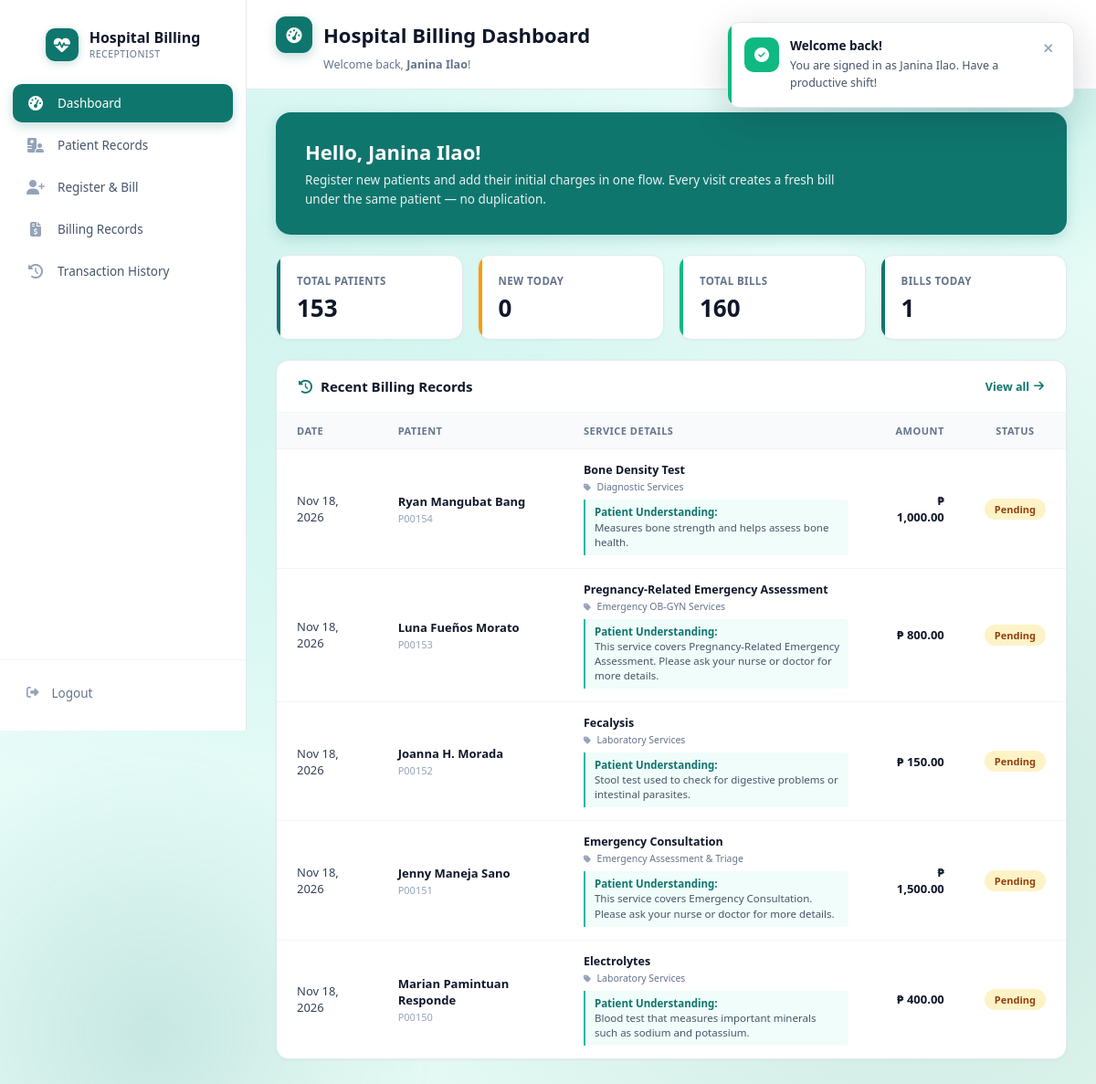
Page /frontdesk_dashboard.php (signed in) on the committed database.
### tables this page shows
CREATE TABLE `billing_records` (
  `id` int(11) NOT NULL,
  `patient_db_id` int(11) DEFAULT NULL,
  `patient_id` varchar(20) DEFAULT NULL,
  `patient_name` varchar(255) NOT NULL,
  `service_id` int(11) DEFAULT NULL,
  `service_description` text NOT NULL,
  `category` varchar(100) DEFAULT NULL,
  `predicted_category` varchar(100) DEFAULT NULL,
  `actual_category` varchar(100) DEFAULT NULL,
  `matched_rule` varchar(150) DEFAULT NULL,
  `matched_rule_id` int(11) DEFAULT NULL,
  `matched_keyword` varchar(100) DEFAULT NULL,
  `patient_explanation` text DEFAULT NULL,
  `processing_time_ms` int(11) DEFAULT NULL,
  `quantity` int(11) NOT NULL DEFAULT 1,
  `amount` decimal(12,2) NOT NULL DEFAULT 0.00,
  `total_amount` decimal(12,2) NOT NULL DEFAULT 0.00,
  `charge_amount` decimal(12,2) NOT NULL DEFAULT 0.00,
  `insurance_coverage` decimal(12,2) NOT NULL DEFAULT 0.00,
  `discount` decimal(12,2) NOT NULL DEFAULT 0.00,
  `amount_paid` decimal(12,2) NOT NULL DEFAULT 0.00,
  `status` enum('Pending','Processing','Paid') NOT NULL DEFAULT 'Pending',
  `date` date NOT NULL,
  `notes` text DEFAULT NULL,
  `remarks` text DEFAULT NULL,
  `created_by` int(11) DEFAULT NULL,
  `created_at` datetime NOT NULL DEFAULT current_timestamp(),
  `updated_at` datetime NOT NULL DEFAULT current_timestamp() ON UPDATE current_timestamp(),
  `is_archived` tinyint(1) DEFAULT 0,
  `is_voided` tinyint(1) DEFAULT 0,
  `void_reason` text DEFAULT NULL,
  `voided_by` int(11) DEFAULT NULL,
  `voided_at` datetime DEFAULT NULL
);

### frontdesk_dashboard.php (the view, shortened to what this page needs)
<?php
require_once 'config.php';
require_once 'explanation_helper.php';
$user_name = $_SESSION['username'] ?? 'User';
$full_name = $_SESSION['full_name'] ?? $user_name;
$user_role = $_SESSION['role'] ?? 'User';
$sidebar_brand = 'Hospital Billing';
$sidebar_sub   = 'RECEPTIONIST';
$has_amount_paid = false;
try {
    $col = $pdo->query("SHOW COLUMNS FROM billing_records LIKE 'amount_paid'")->fetch(PDO::FETCH_ASSOC);
    $has_amount_paid = !empty($col);
} catch (PDOException $e) {}
$has_explanation_col = false;
try {
    $col = $pdo->query("SHOW COLUMNS FROM billing_records LIKE 'patient_explanation'")->fetch(PDO::FETCH_ASSOC);
    $has_explanation_col = !empty($col);
} catch (PDOException $e) {}
try { $total_patients = (int)$pdo->query("SELECT COUNT(*) FROM patients")->fetchColumn(); } catch (PDOException $e) { $total_patients = 0; }
try { $today_patients = (int)$pdo->query("SELECT COUNT(*) FROM patients WHERE DATE(created_at) = CURDATE()")->fetchColumn(); } catch (PDOException $e) { $today_patients = 0; }
try { $total_bills    = (int)$pdo->query("SELECT COUNT(*) FROM billing_records")->fetchColumn(); } catch (PDOException $e) { $total_bills = 0; }
try { $today_bills    = (int)$pdo->query("SELECT COUNT(*) FROM billing_records WHERE DATE(date) = CURDATE()")->fetchColumn(); } catch (PDOException $e) { $today_bills = 0; }
$recent_select = "id, patient_id, patient_name, category, service_description, total_amount, status, date"
               . ($has_explanation_col ? ", patient_explanation" : ", NULL AS patient_explanation")
               . ($has_amount_paid     ? ", amount_paid"          : ", 0 AS amount_paid");
try {
    $recent = $pdo->query("SELECT $recent_select FROM billing_records ORDER BY id DESC LIMIT 5")->fetchAll(PDO::FETCH_ASSOC);
} catch (PDOException $e) { $recent = []; }
$recent_services = [];
foreach ($recent as $rr) {
    if (!empty($rr['service_description'])) {
        $recent_services[$rr['service_description']] = true;
    }
}
$recent_explanations = fetch_patient_explanations($pdo, array_keys($recent_services));
$initials = strtoupper(substr($full_name, 0, 2));
?>
<!DOCTYPE html>
<html lang="en">
<head>
<link rel="stylesheet" href="https://cdnjs.cloudflare.com/ajax/libs/font-awesome/6.4.0/css/all.min.css">
</head>
<body>
<aside class="sidebar" id="sidebar">
    <div class="sidebar-brand">
        <div class="brand-text">
            <span class="brand-icon-box"><i class="fas fa-heart-pulse"></i></span>
            <div class="brand-text-inner">
                <div class="brand-name"><?= $sidebar_brand ?></div>
                <div class="brand-sub"><?= $sidebar_sub ?></div>
            </div>
        </div>
    </div>
    <ul class="sidebar-menu">
        <li><a href="frontdesk_dashboard.php" class="active"><i class="fas fa-gauge-high"></i> <span>Dashboard</span></a></li>
        <li><a href="patients.php"><i class="fas fa-hospital-user"></i> <span>Patient Records</span></a></li>
        <li><a href="add_patient.php"><i class="fas fa-user-plus"></i> <span>Register &amp; Bill</span></a></li>
        <li><a href="billing_records.php"><i class="fas fa-file-invoice-dollar"></i> <span>Billing Records</span></a></li>
        <li><a href="transaction_history.php"><i class="fas fa-clock-rotate-left"></i> <span>Transaction History</span></a></li>
    </ul>
    <div class="sidebar-footer">
        <a href="logout.php"><i class="fas fa-right-from-bracket"></i> <span>Logout</span></a>
    </div>
</aside>
<main class="main">
<div class="top-bar">
    <div>
        <h1><span class="h-icon"><i class="fas fa-gauge-high"></i></span> Hospital Billing Dashboard</h1>
        <div class="sub">Welcome back, <strong><?= htmlspecialchars($full_name) ?></strong>!</div>
    </div>
    <div class="top-bar-actions">
        <div class="user-chip">
            <div class="avatar"><?= $initials ?></div>
            <div class="info">
                <div class="name"><?= htmlspecialchars($full_name) ?></div>
                <div class="role"><?= htmlspecialchars($user_role) ?></div>
            </div>
        </div>
    </div>
</div>
<div class="content">
<div class="welcome">
    <h2>Hello, <?= htmlspecialchars($full_name) ?>!</h2>
    <p>Register new patients and add their initial charges in one flow. Every visit creates a fresh bill under the same patient — no duplication.</p>
</div>
<div class="stats-grid">
    <div class="stat-card">
        <div class="stat-label">Total Patients</div>
        <div class="stat-value"><?= number_format($total_patients) ?></div>
    </div>
    <div class="stat-card orange">
        <div class="stat-label">New Today</div>
        <div class="stat-value"><?= number_format($today_patients) ?></div>
    </div>
    <div class="stat-card green">
        <div class="stat-label">Total Bills</div>
        <div class="stat-value"><?= number_format($total_bills) ?></div>
    </div>
    <div class="stat-card blue">
        <div class="stat-label">Bills Today</div>
        <div class="stat-value"><?= number_format($today_bills) ?></div>
    </div>
</div>
<div class="table-card">
    <div class="table-header">
        <h3><i class="fas fa-clock-rotate-left"></i> Recent Billing Records</h3>
        <a href="billing_records.php">View all <i class="fas fa-arrow-right"></i></a>
    </div>
    <?php if (empty($recent)): ?>
        <div class="empty-state"><i class="fas fa-file-invoice"></i>No billing records yet.</div>
    <?php else: ?>
        <div style="overflow-x:auto;">
            <table>
                <thead>
                    <tr>
                        <th>Date</th>
                        <th>Patient</th>
                        <th>Service Details</th>
                        <th style="text-align:right;">Amount</th>
                        <th style="text-align:center;">Status</th>
                    </tr>
                </thead>
                <tbody>
                <?php foreach ($recent as $rec):
                    $paid_amt = (float)($rec['amount_paid'] ?? 0);
                    $balance  = (float)$rec['total_amount'] - $paid_amt;
                    $display_status = ($paid_amt > 0 && $balance > 0) ? 'Partial' : $rec['status'];
                ?>
                    <tr>
                        <td><?= date('M d, Y', strtotime($rec['date'])) ?></td>
                        <td>
                            <div class="patient-name"><?= htmlspecialchars($rec['patient_name']) ?></div>
                            <?php if (!empty($rec['patient_id'])): ?>
                                <div style="font-size:11px;color:#94a3b8;margin-top:2px;"><?= htmlspecialchars($rec['patient_id']) ?></div>
                            <?php endif; ?>
                        </td>
                        <td>
                            <?= render_service_details_cell($rec, $recent_explanations) ?>
                        </td>
                        <td style="text-align:right;"><span class="amount">₱ <?= number_format($rec['total_amount'],2) ?></span></td>
                        <td style="text-align:center;"><span class="status-badge <?= htmlspecialchars($display_status) ?>"><?= htmlspecialchars($display_status) ?></span></td>
                    </tr>
                <?php endforeach; ?>
                </tbody>
            </table>
        </div>
    <?php endif; ?>
</div>
</div>
</main>
<div class="toast-container" id="toastContainer"></div>
</body>
</html>

### explanation_helper.php (shortened to what this page needs)
<?php
if (!function_exists('_exp_norm')) {
    function _exp_norm($s): string
    {
        $s = (string)$s;
        $s = html_entity_decode($s, ENT_QUOTES | ENT_HTML5, 'UTF-8');
        $s = preg_replace('/[\s\x{00A0}]+/u', ' ', $s);
        return strtolower(trim($s));
    }
}
if (!function_exists('fetch_patient_explanations')) {
    function fetch_patient_explanations(PDO $pdo, array $service_names): array
    {
        $result = [];
        $norm_to_orig = [];
        foreach ($service_names as $name) {
            $n = _exp_norm($name);
            if ($n !== '') $norm_to_orig[$n] = (string)$name;
        }
        $norm_keys = array_keys($norm_to_orig);
        $by_norm   = [];
        try {
            $rows = $pdo->query(
                "SELECT service_name, patient_explanation
                   FROM services
                  WHERE patient_explanation IS NOT NULL
                    AND patient_explanation <> ''"
            )->fetchAll(PDO::FETCH_ASSOC);
            $key_set = array_flip($norm_keys);
            foreach ($rows as $row) {
                $k = _exp_norm($row['service_name'] ?? '');
                $v = trim((string)($row['patient_explanation'] ?? ''));
                if ($k !== '' && $v !== '' && isset($key_set[$k]) && !isset($by_norm[$k])) {
                    $by_norm[$k] = $v;
                }
            }
        } catch (PDOException $e) {}
        $missing = array_values(array_diff($norm_keys, array_keys($by_norm)));
        if (!empty($missing)) {
            try {
                $rows = $pdo->query(
                    "SELECT technical_term, patient_explanation
                       FROM semantic_dictionary
                      WHERE patient_explanation IS NOT NULL
                        AND patient_explanation <> ''"
                )->fetchAll(PDO::FETCH_ASSOC);
                foreach ($rows as $row) {
                    $k = _exp_norm($row['technical_term'] ?? '');
                    $v = trim((string)($row['patient_explanation'] ?? ''));
                }
            } catch (PDOException $e) {}
        }
        $missing = array_values(array_diff($norm_keys, array_keys($by_norm)));
        if (!empty($missing)) {
            try {
                $rows = $pdo->query(
                    "SELECT service_description, patient_explanation
                       FROM billing_records
                      WHERE patient_explanation IS NOT NULL
                        AND patient_explanation <> ''
                      ORDER BY id DESC"
                )->fetchAll(PDO::FETCH_ASSOC);
                $key_set = array_flip($missing);
                foreach ($rows as $row) {
                    $k = _exp_norm($row['service_description'] ?? '');
                    $v = trim((string)($row['patient_explanation'] ?? ''));
                    if ($k !== '' && $v !== '' && isset($key_set[$k]) && !isset($by_norm[$k])) {
                        $by_norm[$k] = $v;
                    }
                }
            } catch (PDOException $e) {}
        }
        foreach ($norm_to_orig as $n => $orig) {
            if (isset($by_norm[$n]) && $by_norm[$n] !== '') {
                $result[$orig] = $by_norm[$n];
            }
        }
        return $result;
    }
    function resolve_patient_explanation(array $rec, array $explanations): string
    {
        $own = trim((string)($rec['patient_explanation'] ?? ''));
        if ($own !== '' && strpos($own, 'This service covers') === false) return $own;
        $svc = (string)($rec['service_description'] ?? '');
        if (isset($explanations[$svc]) && $explanations[$svc] !== '') {
            return $explanations[$svc];
        }
        return $own;
    }
}
if (!function_exists('render_service_details_cell')) {
    function render_service_details_cell(array $rec, array $explanations, array $opts = []): string
    {
        $show_explanation = $opts['show_explanation'] ?? true;
        $compact          = $opts['compact'] ?? false;
        $empty_text       = $opts['empty_text'] ?? 'No patient-friendly explanation on file.';
        $svc_desc = (string)($rec['service_description'] ?? '');
        $cat      = trim((string)($rec['category'] ?? ''));
        $exp      = resolve_patient_explanation($rec, $explanations);
        $html  = '<div class="service-cell' . ($compact ? ' compact' : '') . '">';
        $html .= '<div class="svc-title">' . htmlspecialchars($svc_desc) . '</div>';
        if ($cat !== '') {
            $html .= '<div class="cat"><i class="fas fa-tag"></i> ' . htmlspecialchars($cat) . '</div>';
        }
        if ($show_explanation) {
            if ($exp !== '') {
                $html .= '<div class="explanation">'
                       . '<strong>Patient Understanding:</strong><br>'
                       . htmlspecialchars($exp)
                       . '</div>';
            } else {
                $html .= '<div class="explanation empty"><em>' . htmlspecialchars($empty_text) . '</em></div>';
            }
        }
        $html .= '</div>';
        return $html;
    }
}

### rows in the picture
billing_records: date "Nov 18, 2026", patient_name "Ryan Mangubat Bang", patient "P00154", service_description "Bone Density Test", category "Diagnostic Services", patient_explanation "Measures bone strength and helps assess bone health.", total_amount "1,000.00", status "Pending"
billing_records: date "Nov 18, 2026", patient_name "Luna Fueños Morato", patient "P00153", service_description "Pregnancy-Related Emergency Assessment", category "Emergency OB-GYN Services", service_description "This service covers Pregnancy-Related Emergency Assessment. Please ask your nurse or doctor for more details.", total_amount "800.00", status "Pending"
billing_records: date "Nov 18, 2026", patient_name "Joanna H. Morada", patient "P00152", service_description "Fecalysis", category "Laboratory Services", patient_explanation "Stool test used to check for digestive problems or intestinal parasites.", total_amount "150.00", status "Pending"
billing_records: date "Nov 18, 2026", patient_name "Jenny Maneja Sano", patient "P00151", service_description "Emergency Consultation", category "Emergency Assessment & Triage", service_description "This service covers Emergency Consultation. Please ask your nurse or doctor for more details.", total_amount "1,500.00", status "Pending"
billing_records: date "Nov 18, 2026", patient_name "Marian Pamintuan Responde", patient "P00150", service_description "Electrolytes", category "Laboratory Services", patient_explanation "Blood test that measures important minerals such as sodium and potassium.", total_amount "400.00", status "Pending"

### other values in the picture
$sidebar_brand "Hospital Billing"
$sidebar_sub "RECEPTIONIST"
$full_name "Janina Ilao"
$total_patients "153"
$today_patients "0"
$total_bills "160"
$today_bills "1"
